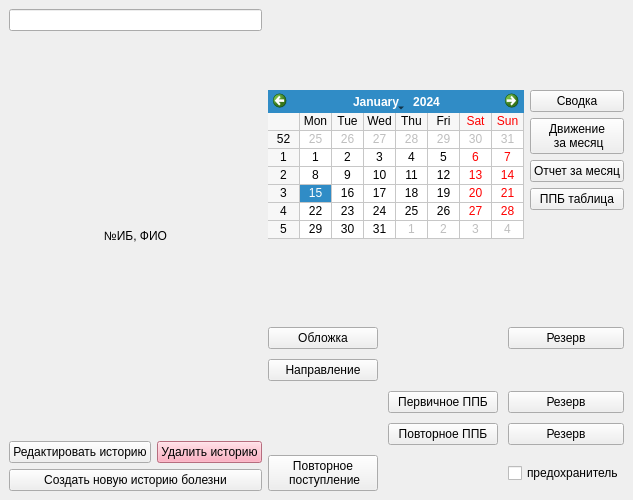
<?xml version="1.0" encoding="UTF-8"?>
<ui version="4.0">
 <class>MainWindow</class>
 <widget class="QMainWindow" name="MainWindow">
  <property name="geometry">
   <rect>
    <x>0</x>
    <y>0</y>
    <width>622</width>
    <height>500</height>
   </rect>
  </property>
  <property name="windowTitle">
   <string>MainWindow</string>
  </property>
  <widget class="QWidget" name="centralwidget">
   <layout class="QHBoxLayout" name="horizontalLayout">
    <item>
     <layout class="QVBoxLayout" name="verticalLayout_2">
      <item>
       <widget class="QLineEdit" name="lineEdit_SearchLine"/>
      </item>
      <item>
       <widget class="QScrollArea" name="scrollArea">
        <property name="frameShape">
         <enum>QFrame::NoFrame</enum>
        </property>
        <property name="sizeAdjustPolicy">
         <enum>QAbstractScrollArea::AdjustToContents</enum>
        </property>
        <property name="widgetResizable">
         <bool>true</bool>
        </property>
        <property name="alignment">
         <set>Qt::AlignCenter</set>
        </property>
        <widget class="QWidget" name="scrollAreaWidgetContents">
         <property name="geometry">
          <rect>
           <x>0</x>
           <y>0</y>
           <width>250</width>
           <height>394</height>
          </rect>
         </property>
         <layout class="QVBoxLayout" name="verticalLayout_3">
          <item>
           <widget class="QPushButton" name="pushButton_CaseHistory">
            <property name="text">
             <string>№ИБ, ФИО</string>
            </property>
            <property name="checkable">
             <bool>true</bool>
            </property>
            <property name="checked">
             <bool>false</bool>
            </property>
            <property name="flat">
             <bool>true</bool>
            </property>
            <attribute name="buttonGroup">
             <string notr="true">buttonGroup</string>
            </attribute>
           </widget>
          </item>
         </layout>
        </widget>
       </widget>
      </item>
      <item>
       <layout class="QHBoxLayout" name="horizontalLayout_2" stretch="20,1">
        <item>
         <widget class="QPushButton" name="pushButton_EditingHistory">
          <property name="text">
           <string>Редактировать историю</string>
          </property>
         </widget>
        </item>
        <item>
         <widget class="QPushButton" name="pushButton_DeleteHistory">
          <property name="styleSheet">
           <string notr="true">background-color: rgb(255, 152, 176);</string>
          </property>
          <property name="text">
           <string>Удалить историю</string>
          </property>
         </widget>
        </item>
       </layout>
      </item>
      <item>
       <widget class="QPushButton" name="pushButton_CreateNextHistory">
        <property name="text">
         <string>Создать новую историю болезни</string>
        </property>
       </widget>
      </item>
     </layout>
    </item>
    <item>
     <layout class="QVBoxLayout" name="verticalLayout_4" stretch="0,0">
      <property name="spacing">
       <number>6</number>
      </property>
      <property name="sizeConstraint">
       <enum>QLayout::SetFixedSize</enum>
      </property>
      <property name="bottomMargin">
       <number>0</number>
      </property>
      <item>
       <layout class="QFormLayout" name="formLayout_3">
        <property name="sizeConstraint">
         <enum>QLayout::SetMinimumSize</enum>
        </property>
        <property name="fieldGrowthPolicy">
         <enum>QFormLayout::AllNonFixedFieldsGrow</enum>
        </property>
        <property name="rowWrapPolicy">
         <enum>QFormLayout::DontWrapRows</enum>
        </property>
        <property name="labelAlignment">
         <set>Qt::AlignLeading|Qt::AlignLeft|Qt::AlignVCenter</set>
        </property>
        <item row="0" column="0">
         <widget class="QCalendarWidget" name="calendarWidget">
          <property name="gridVisible">
           <bool>true</bool>
          </property>
         </widget>
        </item>
        <item row="0" column="1">
         <layout class="QVBoxLayout" name="verticalLayout_5">
          <item>
           <widget class="QPushButton" name="pushButton_SummaryMoveFromTo">
            <property name="text">
             <string>Сводка</string>
            </property>
           </widget>
          </item>
          <item>
           <widget class="QPushButton" name="pushButton_StatisticMonth">
            <property name="text">
             <string>Движение
 за месяц</string>
            </property>
           </widget>
          </item>
          <item>
           <widget class="QPushButton" name="pushButton_MonthReport">
            <property name="text">
             <string>Отчет за месяц</string>
            </property>
           </widget>
          </item>
          <item>
           <widget class="QPushButton" name="pushButton_TablePPB">
            <property name="text">
             <string>ППБ таблица</string>
            </property>
           </widget>
          </item>
         </layout>
        </item>
       </layout>
      </item>
      <item>
       <layout class="QGridLayout" name="gridLayout" rowstretch="0,0,0,0,0,0" columnstretch="0,0,0,0,0" rowminimumheight="0,0,0,0,0,0">
        <property name="spacing">
         <number>10</number>
        </property>
        <item row="0" column="2">
         <widget class="QPushButton" name="pushButton_Cover">
          <property name="text">
           <string>Обложка</string>
          </property>
         </widget>
        </item>
        <item row="0" column="4">
         <widget class="QPushButton" name="pushButton_3">
          <property name="text">
           <string>Резерв</string>
          </property>
         </widget>
        </item>
        <item row="2" column="4">
         <widget class="QPushButton" name="pushButton_5">
          <property name="text">
           <string>Резерв</string>
          </property>
         </widget>
        </item>
        <item row="4" column="4">
         <widget class="QPushButton" name="pushButton_6">
          <property name="text">
           <string>Резерв</string>
          </property>
         </widget>
        </item>
        <item row="1" column="2">
         <widget class="QPushButton" name="pushButton_Referral">
          <property name="text">
           <string>Направление</string>
          </property>
         </widget>
        </item>
        <item row="5" column="4">
         <widget class="QCheckBox" name="checkBox_Protector">
          <property name="text">
           <string>предохранитель</string>
          </property>
         </widget>
        </item>
        <item row="5" column="2">
         <widget class="QPushButton" name="pushButton_Repeating">
          <property name="text">
           <string>Повторное 
 поступление</string>
          </property>
         </widget>
        </item>
        <item row="4" column="3">
         <widget class="QPushButton" name="pushButton_SecondPPB">
          <property name="text">
           <string>Повторное ППБ</string>
          </property>
         </widget>
        </item>
        <item row="2" column="3">
         <widget class="QPushButton" name="pushButton_FirstPPB">
          <property name="text">
           <string>Первичное ППБ</string>
          </property>
         </widget>
        </item>
       </layout>
      </item>
     </layout>
    </item>
   </layout>
  </widget>
 </widget>
 <resources/>
 <connections/>
 <buttongroups>
  <buttongroup name="buttonGroup"/>
 </buttongroups>
</ui>
